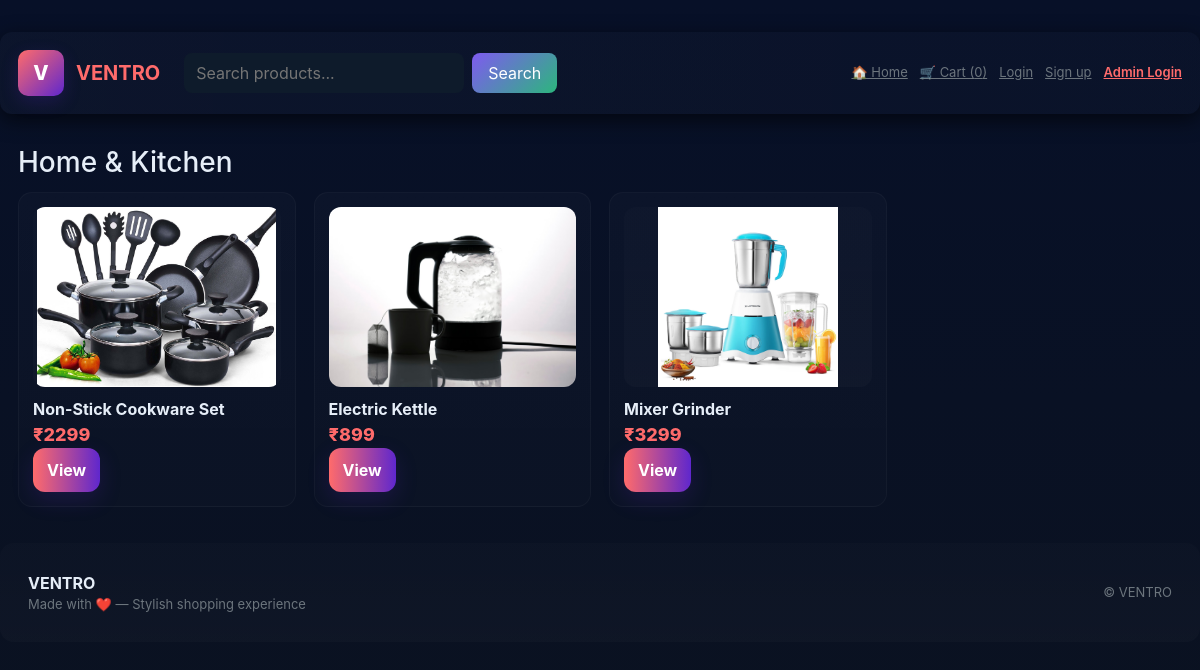
The page /category/home-kitchen on the database as committed earlier.
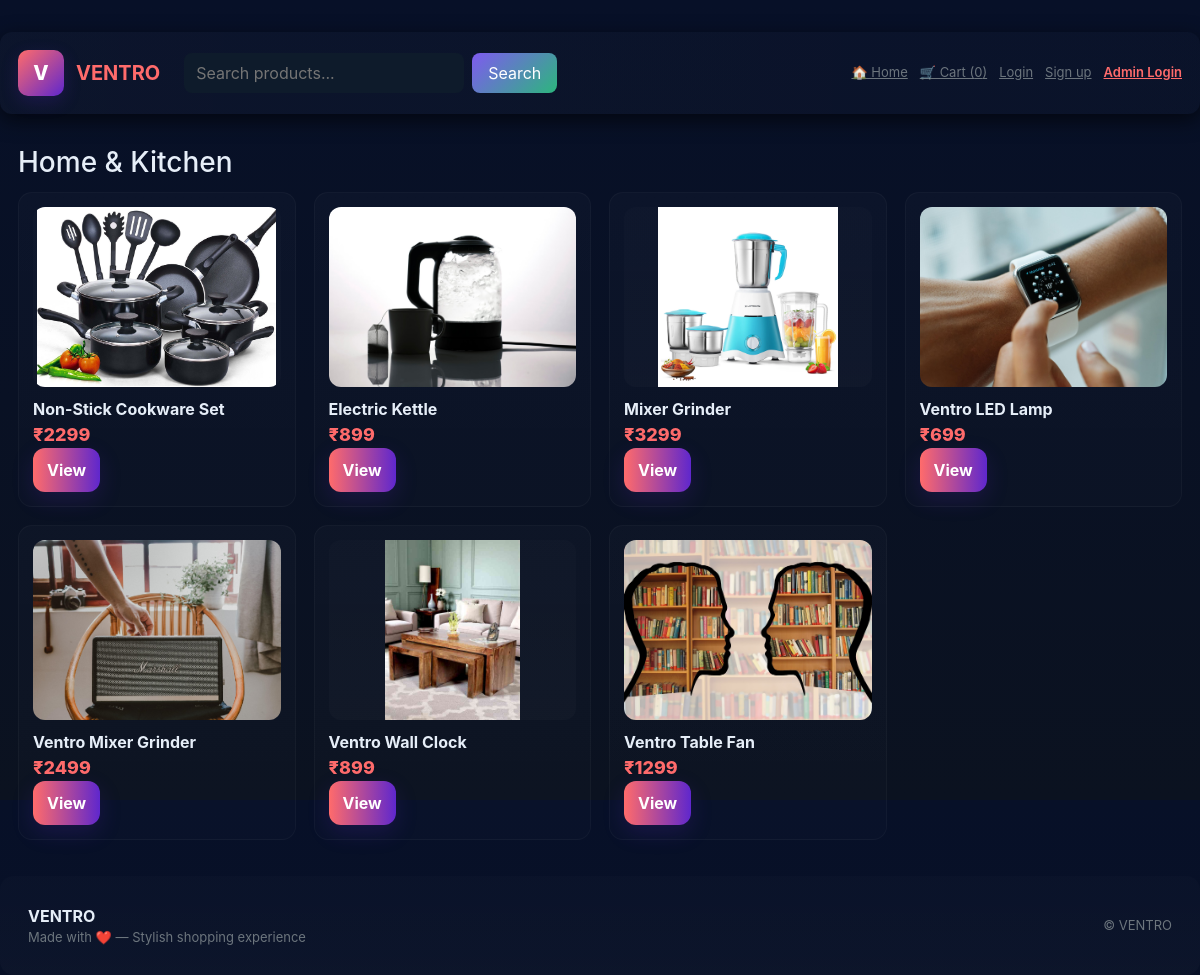
The same page on the database as committed later.
### models.py (models this page shows)
class Category(db.Model):
    id = db.Column(db.Integer, primary_key=True)
    name = db.Column(db.String(80), unique=True, nullable=False)
    slug = db.Column(db.String(120), unique=True, nullable=False)
    created_at = db.Column(db.DateTime, default=datetime.utcnow)

class Product(db.Model):
    id = db.Column(db.Integer, primary_key=True)
    title = db.Column(db.String(200), nullable=False)
    slug = db.Column(db.String(250), unique=True, nullable=False)
    description = db.Column(db.Text, nullable=True)
    price = db.Column(db.Integer, nullable=False)  # price in rupees
    image = db.Column(db.String(300), nullable=True)
    category_id = db.Column(db.Integer, db.ForeignKey('category.id'))
    category = db.relationship('Category', backref='products')
    is_available = db.Column(db.Boolean, default=True)  # ✅ added field
    created_at = db.Column(db.DateTime, default=datetime.utcnow)

### app.py (the view)
    @app.route('/category/<slug>')
    def category_view(slug):
        cat = Category.query.filter_by(slug=slug).first_or_404()
        products = Product.query.filter_by(category=cat).all()
        categories = Category.query.all()
        return render_template('category.html', category=cat, products=products, categories=categories)

### templates/category.html (shortened to what this page needs)
{% extends "base.html" %}
{% block content %}
<h3>{{ category.name }}</h3>
<div class="card-grid" style="margin-top:12px">
  {% for p in products %}
  <div class="product-card">
    <div class="prod-img"><img src="{{ url_for('static', filename=p.image) }}" alt=""></div>
    <div class="prod-title">{{ p.title }}</div>
    <div class="prod-price">₹{{ p.price }}</div>
    <a class="button" href="{{ url_for('product_view', slug=p.slug) }}">View</a>
  </div>
  {% endfor %}
</div>
{% endblock %}

### templates/base.html (shortened to what this page needs)
<!doctype html>
<html lang="en">
  <head>
    <link href="https://cdn.jsdelivr.net/npm/bootstrap@5.3.2/dist/css/bootstrap.min.css" rel="stylesheet">
    <link rel="stylesheet" href="{{ url_for('static', filename='css/style.css') }}">
  </head>
  <body>
    {% include 'partials/nav.html' %}
    <main class="container">
      {% block content %}{% endblock %}
    </main>
    {% include 'partials/footer.html' %}
  </body>
</html>

### templates/partials/nav.html
<nav class="navbar container">
  <div class="brand">
    <div class="logo">V</div>
    VENTRO
  </div>
  <div class="search">
    <form action="{{ url_for('search') }}" method="get" style="display: flex; align-items: center;">
      <input
        type="text"
        name="q"
        placeholder="Search products..."
        value="{{ request.args.get('q', '') }}"
        style="background-color: #0e1b2b; color: #fff; border: none; border-radius: 8px; padding: 8px 12px; width: 280px;"
      />
      <button
        type="submit"
        style="margin-left: 8px; background: linear-gradient(135deg, #7f5af0, #2cb67d); border: none; color: #fff; padding: 8px 16px; border-radius: 8px; cursor: pointer;"
      >
        Search
      </button>
    </form>
  </div>
  <div style="display:flex;gap:12px;align-items:center">
    <a class="small-muted" href="{{ url_for('home') }}">🏠 Home</a>
    <a class="small-muted" href="{{ url_for('cart') }}">🛒 Cart ({{ session.get('cart')|length if session.get('cart') else 0 }})</a>
    {% if current_user.is_authenticated %}
      <span class="small-muted">Hi, {{ current_user.username }}</span>
      <a class="small-muted" href="{{ url_for('logout') }}">Logout</a>
      {% if current_user.is_admin %}
        <a class="small-muted" href="{{ url_for('admin_dashboard') }}">Admin Dashboard</a>
      {% endif %}
    {% else %}
      <a class="small-muted" href="{{ url_for('login') }}">Login</a>
      <a class="small-muted" href="{{ url_for('register') }}">Sign up</a>
      <a class="small-muted" href="{{ url_for('admin_login') }}" style="color: var(--accent); font-weight: 600;">Admin Login</a>
    {% endif %}
  </div>
</nav>

### templates/partials/footer.html
<footer class="footer container">
  <div>
    <strong>VENTRO</strong>
    <div class="small-muted">Made with ❤️ — Stylish shopping experience</div>
  </div>
  <div class="small-muted">© {{ (now.year if now else '') }} VENTRO</div>
</footer>

### static/css/style.css (style rules this page uses)
:root { --accent: #ff6b6b; --accent-2: #5f27cd; --muted: #6c757d; --bg: #0f1724; --card: #0b1220; --glass: rgba(255,255,255,0.03); --glass-2: rgba(255,255,255,0.02); --radius: 18px; --shadow: 0 6px 20px rgba(0,0,0,0.6); }
* { box-sizing: border-box; }
html, body { height: 100%; }
body { margin: 0; font-family: 'Inter', system-ui, -apple-system, "Segoe UI", Roboto, "Helvetica Neue", Arial; background: linear-gradient(180deg, #071028 0%, #0b1220 100%); color: #e6eef8; -webkit-font-smoothing: antialiased; }
.container { max-width: 1200px; margin: 32px auto; padding: 0 18px; }
.navbar { display: flex; align-items: center; justify-content: space-between; padding: 18px; background: linear-gradient(90deg, rgba(255,255,255,0.02), rgba(255,255,255,0.01)); border-radius: 12px; box-shadow: var(--shadow); margin-bottom: 20px; }
.brand { display: flex; align-items: center; gap: 12px; font-weight: 700; font-size: 20px; color: var(--accent); }
.brand .logo { width: 46px; height: 46px; border-radius: 10px; background: linear-gradient(135deg, var(--accent), var(--accent-2)); display: flex; align-items: center; justify-content: center; box-shadow: 0 6px 18px rgba(95,39,205,0.2); color: white; font-weight: 800; }
.search { flex: 1; margin: 0 24px; }
.search input { width: 100%; padding: 12px 16px; border-radius: 12px; border: 0; background: var(--glass); color: inherit; outline: none; }
.card-grid { display: grid; grid-template-columns: repeat(auto-fill, minmax(240px, 1fr)); gap: 18px; }
.product-card { background: linear-gradient(180deg, rgba(255,255,255,0.02), rgba(255,255,255,0.01)); border-radius: 14px; padding: 14px; border: 1px solid rgba(255,255,255,0.03); transition: transform .18s ease, box-shadow .18s ease; }
.prod-img { height: 180px; border-radius: 12px; overflow: hidden; display: flex; align-items: center; justify-content: center; background: linear-gradient(180deg, rgba(255,255,255,0.01), rgba(255,255,255,0.02)); }
.prod-img img { max-width: 100%; height: 100%; object-fit: cover; }
.prod-title { font-weight: 700; margin-top: 10px; }
.prod-price { color: var(--accent); font-weight: 800; font-size: 18px; }
.button { display: inline-block; padding: 10px 14px; border-radius: 12px; font-weight: 700; text-decoration: none; background: linear-gradient(90deg, var(--accent), var(--accent-2)); color: white; border: 0; box-shadow: 0 8px 22px rgba(95,39,205,0.18); }
.footer { margin-top: 36px; padding: 28px; border-radius: 14px; background: linear-gradient(180deg, rgba(255,255,255,0.01), rgba(255,255,255,0.02)); display: flex; justify-content: space-between; align-items: center; }
.small-muted { color: var(--muted); font-size: 13px; }

Rows that differ between the two databases and show on the page:
added Product: image (picture), title "Ventro LED Lamp", price "699"
added Product: image (picture), title "Ventro Mixer Grinder", price "2499"
added Product: image (picture), title "Ventro Wall Clock", price "899"
added Product: image (picture), title "Ventro Table Fan", price "1299"
